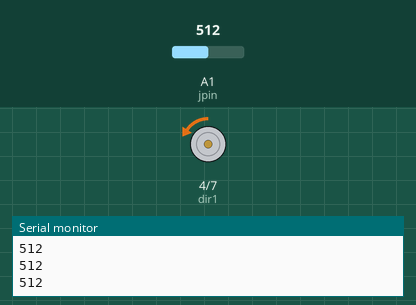
Simulated run of this sketch. Board: Arduino Uno, built with avr-gcc and run on an emulated ATmega328P. Parts: motor-driver pin pairs drawn as motors (green arrow = first pin HIGH = forward, orange = second pin HIGH = backward, longer = more drive, scaled by the enable pin), the last lines printed to the serial monitor. The test bench sets the inputs (shaded band); at power-on: A1 (jpin) = 512.

Above: at 1.2 s.
1.3 s: A1 (jpin) set to 487
At 2.4 s:
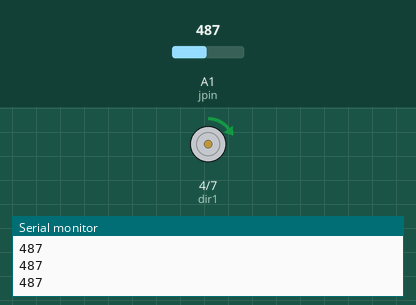
2.8 s: A1 (jpin) set to 306
At 3.7 s:
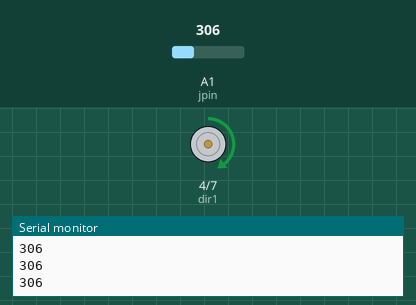
4.3 s: A1 (jpin) set to 122
At 4.7 s:
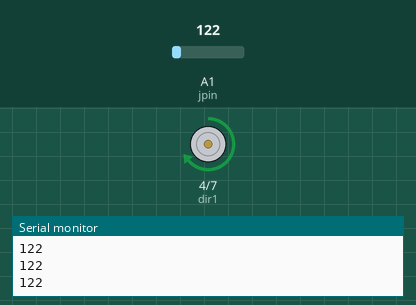
5.8 s: A1 (jpin) set to 0
At 7.0 s:
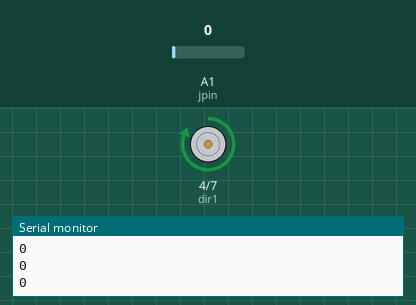
7.3 s: A1 (jpin) set to 716
At 8.2 s:
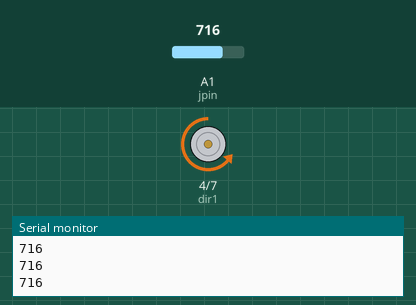
8.8 s: A1 (jpin) set to 511
At 9.5 s:
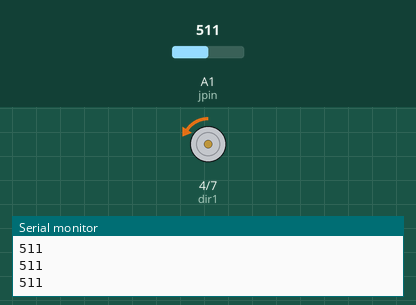
Timing chart, 0 to 11.3 s (numbered marks = the images above; inputs shaded):
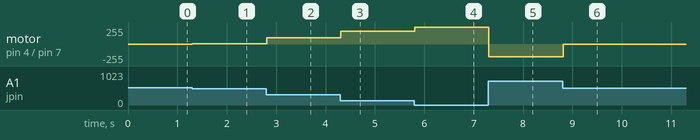

The sketch:

1_motor.ino
```cpp
int speedpin=5;
int dir1=4;
int dir2=7;
int mspeed;
int jpin=A1;
int jval;

void setup() {
  // put your setup code here, to run once:
pinMode(speedpin,OUTPUT);
pinMode(dir1,OUTPUT);
pinMode(dir2,OUTPUT);
pinMode(jpin,INPUT);
Serial.begin(9600);
}

void loop() {
  // put your main code here, to run repeatedly:
jval=analogRead(jpin);
Serial.println(jval);
if (jval<497){
  digitalWrite(dir1,HIGH);
digitalWrite(dir2,LOW);
mspeed=(-255./497.*jval+255.);
analogWrite(speedpin,mspeed);
}
if (jval>=497){
digitalWrite(dir1,LOW);
digitalWrite(dir2,HIGH);
mspeed=(255./497.*jval-255.);
analogWrite(speedpin,mspeed);
}

}
```

Measured:
- after the input at 1.3 s, motor on pin 4 (dir1) / pin 7 (dir2): backward 7/255 → forward 5/255 at once
- after the input at 2.8 s, motor on pin 4 (dir1) / pin 7 (dir2): forward 5/255 → forward 97/255 at once
- after the input at 4.3 s, motor on pin 4 (dir1) / pin 7 (dir2): forward 97/255 → forward 192/255 at once
- after the input at 5.8 s, motor on pin 4 (dir1) / pin 7 (dir2): forward 192/255 → forward 255/255 at once
- after the input at 7.3 s, motor on pin 4 (dir1) / pin 7 (dir2): forward 255/255 → backward 192/255 at once
- after the input at 8.8 s, motor on pin 4 (dir1) / pin 7 (dir2): backward 192/255 → backward 7/255 at once
